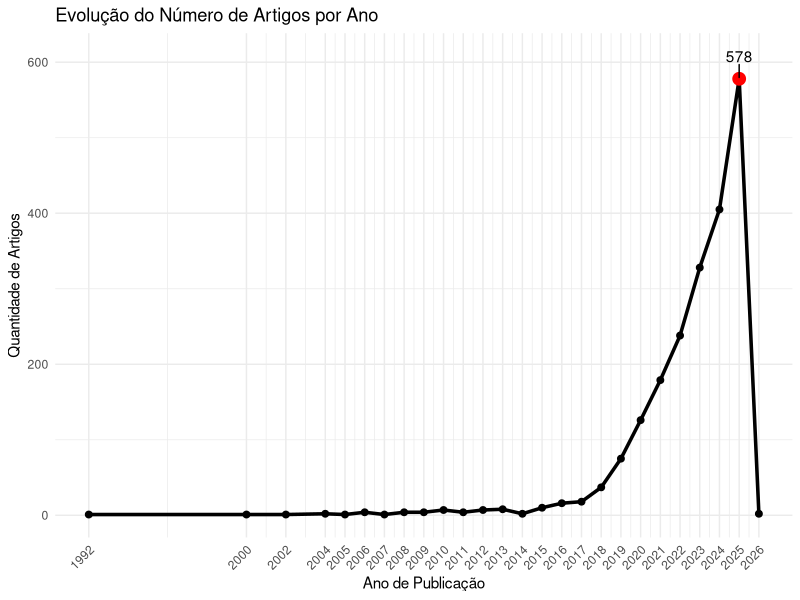
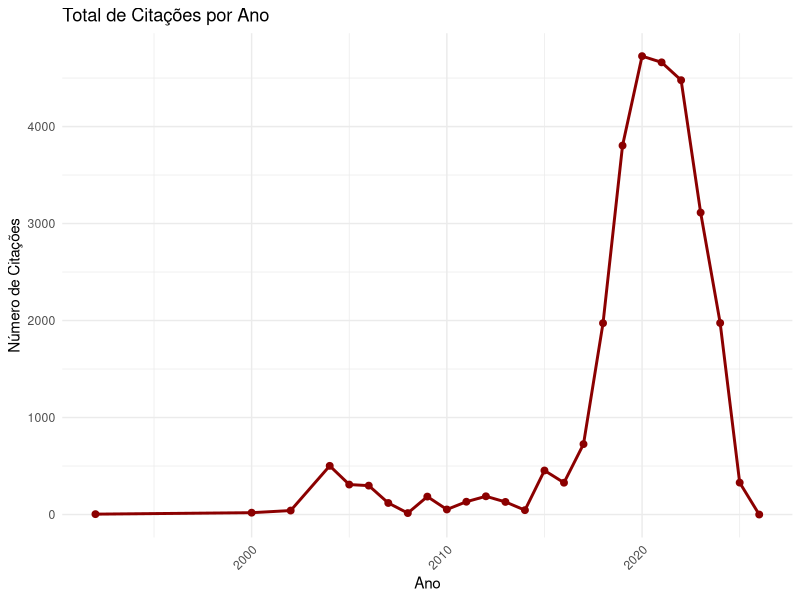
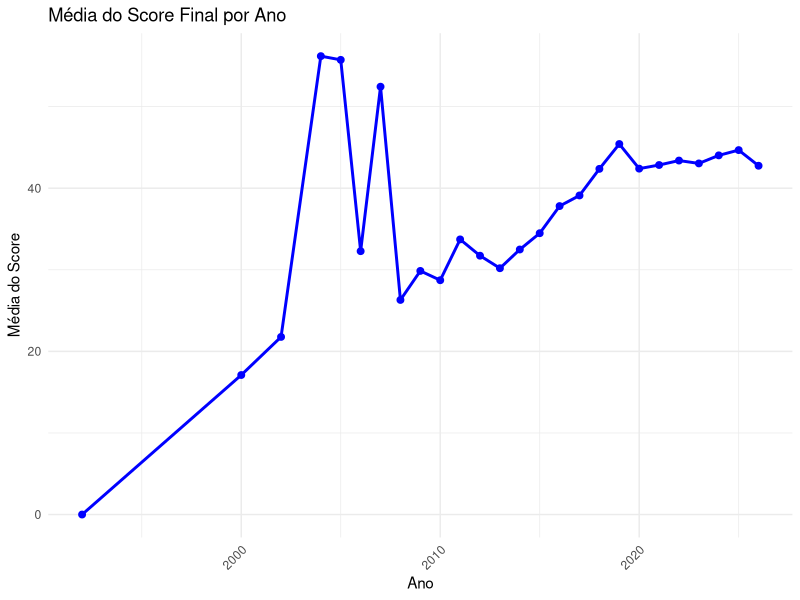
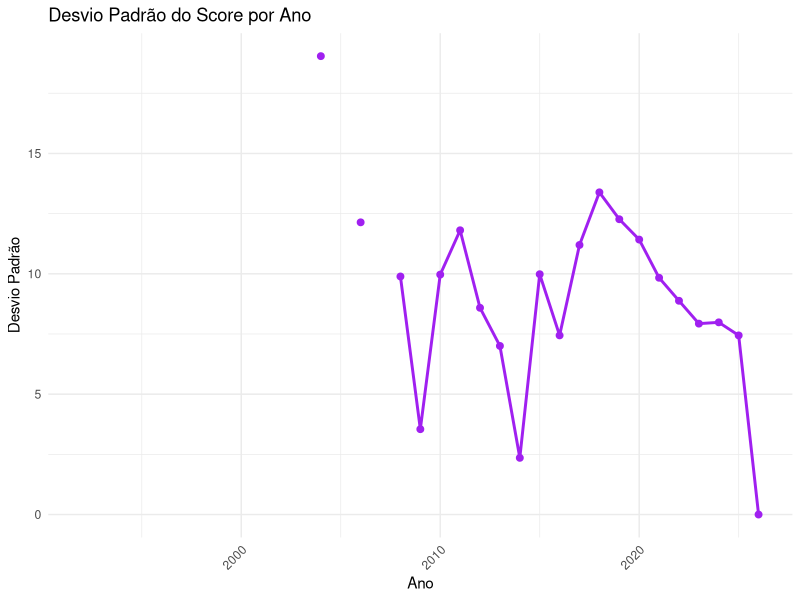
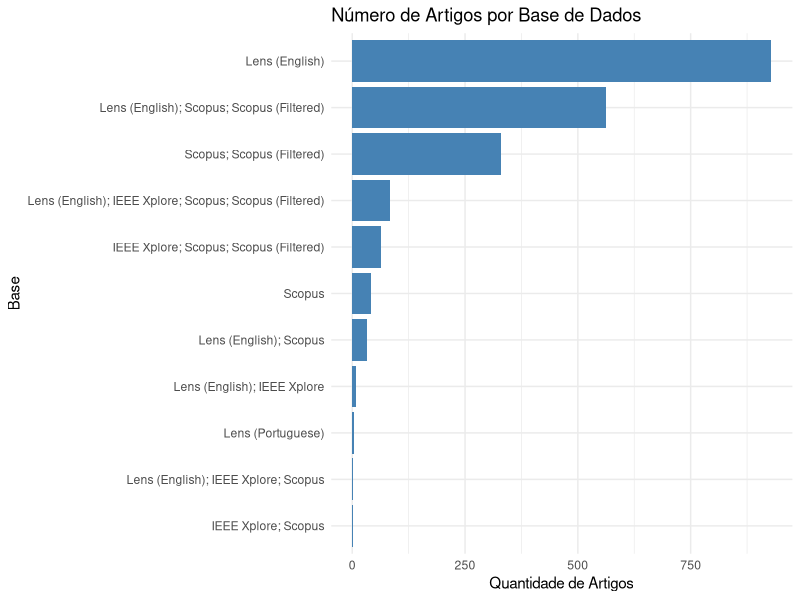
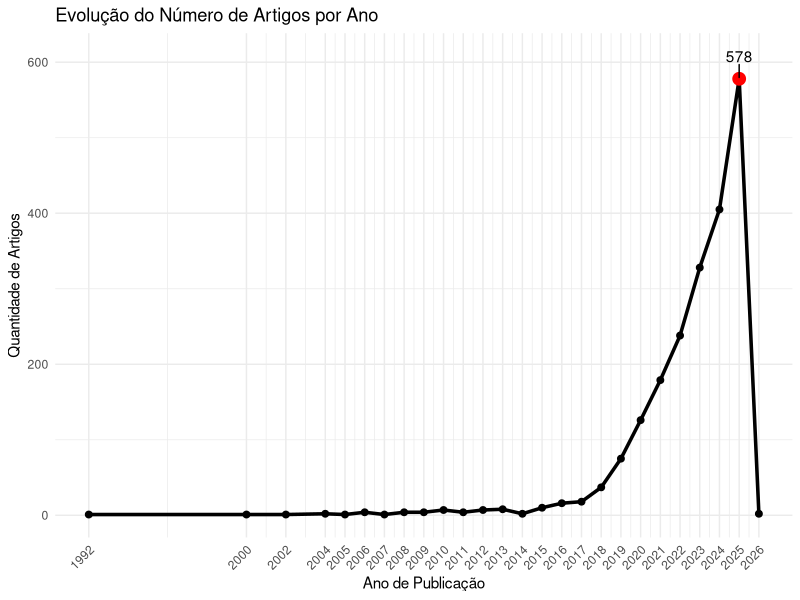
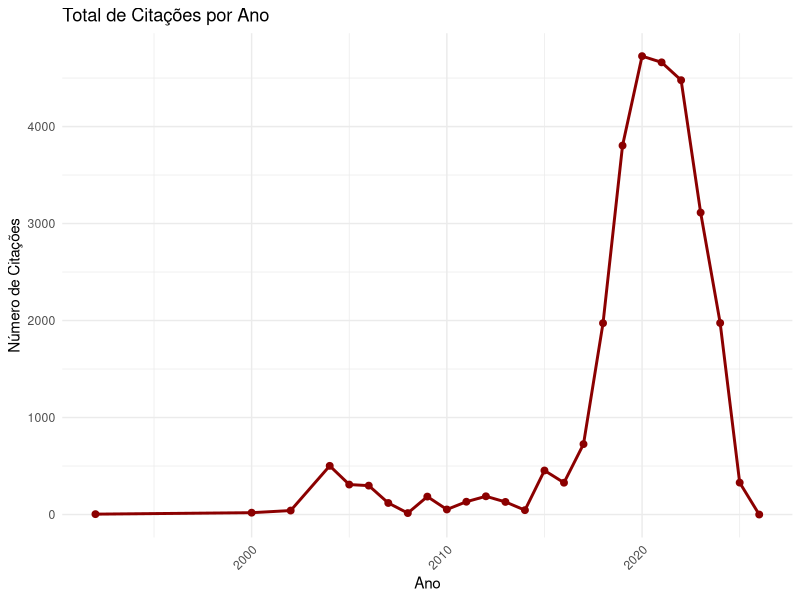
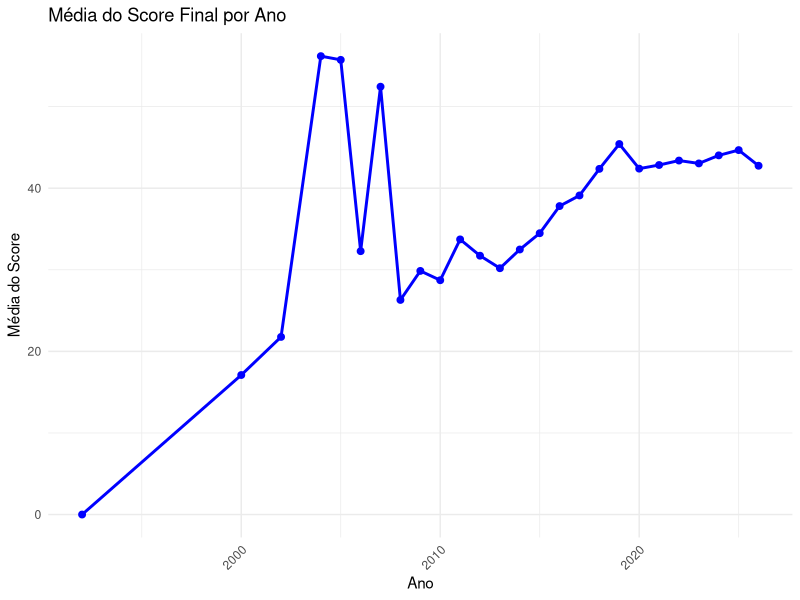

Write R code to recreate these figures, in order.
# Pacotes utilizados
install.packages(c("readxl", "dplyr", "ggplot2", "ggrepel"))

library(readxl)
library(dplyr)
library(ggplot2)
library(ggrepel)

# Carregar base
df <- read_excel("dados/DB_Cientometria_Expandida_ver01.xlsx")

# Criar pasta 'resultados' para salvar saídas, se não existir
if (!dir.exists("resultados")) {
  dir.create("resultados")
}

# 1) Número de artigos por ano
# Verificar quais estão com NA ou em branco no campo ano
artigos_sem_ano <- df %>%
  filter(is.na(year)) %>%
  select(title, doi, source_database, fascia)

artigos_sem_ano

write.csv(artigos_sem_ano, "resultados/artigos_sem_ano.csv", row.names = FALSE)

# Remover anos NA
df <- df %>% filter(!is.na(year))

# Análise dos dados restantes
artigos_ano <- df %>%
  group_by(year) %>%
  summarise(n_artigos = n())

artigos_ano %>% arrange(desc(n_artigos))

write.csv(artigos_ano, "resultados/artigos_por_ano.csv", row.names = FALSE)

# ggplot(artigos_ano, aes(x = year, y = n_artigos)) +
#   geom_line() +
#   geom_point() +
#   labs(title = "Número de Artigos por Ano",
#        x = "Ano",
#        y = "Quantidade de Artigos") +
#   theme_minimal()


# ggplot(artigos_ano, aes(x = as.integer(year), y = n_artigos)) +
#   geom_line(linewidth = 1) +
#   geom_point(size = 2) +
#   scale_x_continuous(breaks = seq(min(artigos_ano$year),
#                                   max(artigos_ano$year), 
#                                   by = 2)) +
#   labs(title = "Evolução do Número de Artigos por Ano",
#        x = "Ano de Publicação",
#        y = "Quantidade de Artigos") +
#   theme_minimal() +
#   theme(axis.text.x = element_text(angle = 45, hjust = 1))

ggplot(artigos_ano, aes(x = year, y = n_artigos)) +
  geom_line(size = 1.2) +
  geom_point(size = 2) +
  geom_point(data = subset(artigos_ano, year == 2025),
             color = "red", size = 4) +
  geom_text_repel(data = subset(artigos_ano, year == 2025),
                  aes(label = n_artigos),
                  nudge_y = 30) +
  scale_x_continuous(breaks = artigos_ano$year) +
  labs(title = "Evolução do Número de Artigos por Ano",
       x = "Ano de Publicação",
       y = "Quantidade de Artigos") +
  theme_minimal() +
  theme(axis.text.x = element_text(angle = 45, hjust = 1))

ggsave(
  file.path("resultados/artigo_ano_grafico.jpg"),
  width = 10, height = 6
)

# 2) Soma de citações por ano
# Verificar se possui citações em branco
citacoes_sem_dados <- df %>%
  filter(is.na(citation)) %>%
  select(title, doi, source_database, fascia)

citacoes_sem_dados

# Análise dos dados restantes
citacoes_ano <- df %>%
  group_by(year) %>%
  summarise(total_citacoes = sum(citations))

citacoes_ano %>% arrange(desc(total_citacoes))

write.csv(citacoes_ano, "resultados/total_citacoes.csv", row.names = FALSE)

# ---------------------------------------------------------------------------
# Mostrar:
# Como o impacto médio dos artigos evoluiu ao longo do tempo
# Se os artigos mais recentes estão sendo mais citados
# Se existe concentração de citações (alta variabilidade)

# Mas tem um problema estrutural:
# Artigos recentes (2024, 2025) ainda não tiveram tempo para acumular citações.

# Então:
# A média de citações por ano tende a cair nos anos mais recentes
# Não porque os artigos são piores
# Mas porque são mais novos
# Isso distorce análise temporal.

# Média e desvio padrão de citação por ano ***
estatisticas_citacao <- df %>%
  group_by(year) %>%
  summarise(
    media_score = mean(citations, na.rm = TRUE),
    desvio_padrao = sd(citations, na.rm = TRUE)
  )

write.csv(estatisticas_citacao, "resultados/estatisticas_citacao.csv", row.names = FALSE)

# Frequência por nível de importância por citação ***
importancia_citacao <- df %>%
  group_by(fascia) %>%
  summarise(n = n())

write.csv(importancia_citacao, "resultados/importancia_citacao.csv", row.names = FALSE)

importancia_citacao2 <- df %>%
  group_by(fascia) %>%
  summarise(n = n()) %>%
  mutate(percentual = (n / sum(n)) * 100)

write.csv(importancia_citacao2, "resultados/importancia_citacao2.csv", row.names = FALSE)

# ---------------------------------------------------------------------------

ggplot(citacoes_ano, aes(x = year, y = total_citacoes)) +
  geom_line(size = 1, color = "darkred") +
  geom_point(size = 2, color = "darkred") +
  labs(title = "Total de Citações por Ano",
       x = "Ano",
       y = "Número de Citações") +
  theme_minimal() +
  theme(axis.text.x = element_text(angle = 45, hjust = 1))

ggsave(
  file.path("resultados/citacoes_ano_grafico.jpg"),
  width = 10, height = 6
)

# 3) Média e desvio padrão do score por ano
estatisticas_score <- df %>%
  group_by(year) %>%
  summarise(
    media_score = mean(score_final_100, na.rm = TRUE),
    desvio_padrao = sd(score_final_100, na.rm = TRUE)
  )

write.csv(estatisticas_score, "resultados/estatisticas_score.csv", row.names = FALSE)

ggplot(estatisticas_score, aes(x = year, y = media_score)) +
  geom_line(size = 1, color = "blue") +
  geom_point(size = 2, color = "blue") +
  labs(title = "Média do Score Final por Ano",
       x = "Ano",
       y = "Média do Score") +
  theme_minimal() +
  theme(axis.text.x = element_text(angle = 45, hjust = 1))

ggsave(
  file.path("resultados/estatisticas_score_media_grafico.jpg"),
  width = 10, height = 6
)

ggplot(estatisticas_score, aes(x = year, y = desvio_padrao)) +
  geom_line(size = 1, color = "purple") +
  geom_point(size = 2, color = "purple") +
  labs(title = "Desvio Padrão do Score por Ano",
       x = "Ano",
       y = "Desvio Padrão") +
  theme_minimal() +
  theme(axis.text.x = element_text(angle = 45, hjust = 1))

ggsave(
  file.path("resultados/estatisticas_score_desvio_padrao_grafico.jpg"),
  width = 10, height = 6
)

# 4) Número de artigos por base
artigos_base <- df %>%
  group_by(source_database) %>%
  summarise(n_artigos = n())

write.csv(artigos_base, "resultados/n_artigos_base.csv", row.names = FALSE)

ggplot(artigos_base, aes(x = reorder(source_database, n_artigos), y = n_artigos)) +
  geom_col(fill = "steelblue") +
  coord_flip() +
  labs(title = "Número de Artigos por Base de Dados",
       x = "Base",
       y = "Quantidade de Artigos") +
  theme_minimal()

ggsave(
  file.path("resultados/n_artigos_base_grafico.jpg"),
  width = 10, height = 6
)

# 5) Frequência por nível de importância
importancia <- df %>%
  group_by(fascia) %>%
  summarise(n = n())

write.csv(importancia, "resultados/importancia.csv", row.names = FALSE)




